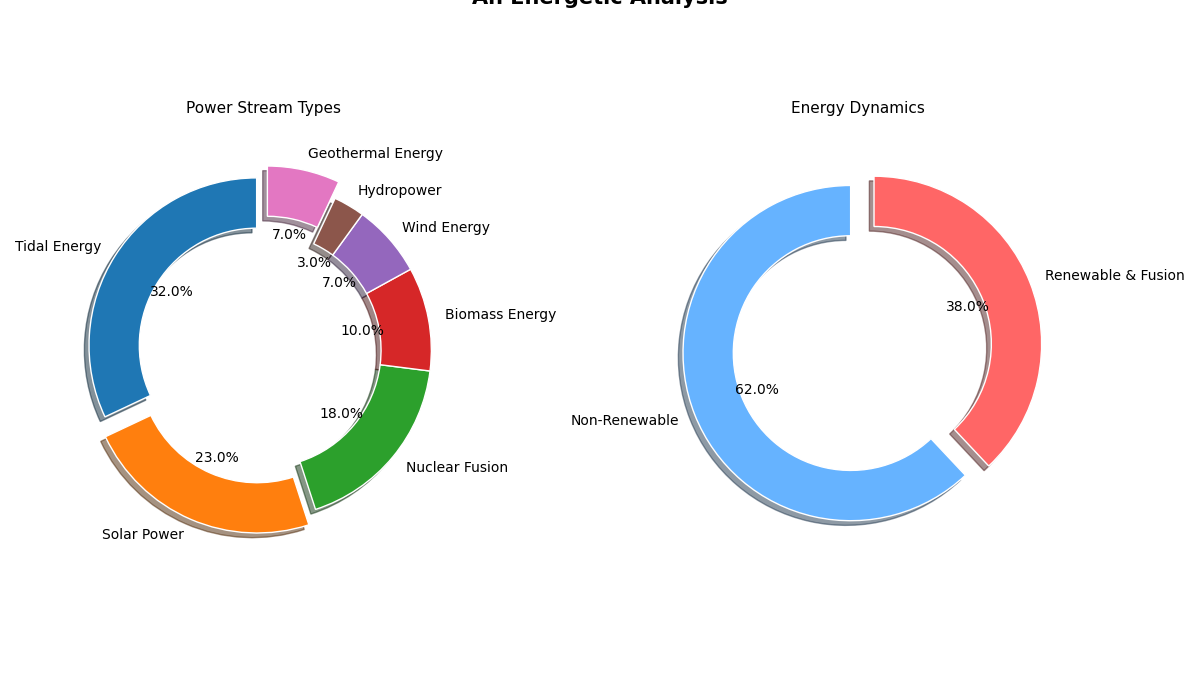

This figure's Python source:
import matplotlib.pyplot as plt
import numpy as np

# Changed chart's main title and subtitle
title = "2023's Global Energy Pie!"
subtitle = "An Energetic Analysis"

# Manually shuffling the labels for clean energy sources
clean_energy_sources = [
    'Tidal Energy',
    'Solar Power',
    'Nuclear Fusion',
    'Biomass Energy',
    'Wind Energy',
    'Hydropower',
    'Geothermal Energy'
]

market_share = [32, 23, 18, 10, 7, 3, 7]

new_colors = ['#1f77b4', '#ff7f0e', '#2ca02c', '#d62728', '#9467bd', '#8c564b', '#e377c2']
explode = (0.05, 0.1, 0, 0, 0, 0, 0.1)

def create_donut(chart_title, sources, market_share, colors, explode):
    fig, ax = plt.subplots(figsize=(10, 7))
    wedges, texts, autotexts = ax.pie(
        market_share, labels=sources, autopct='%1.1f%%', startangle=90,
        colors=colors, explode=explode, shadow=True, wedgeprops=dict(width=0.3, edgecolor='w')
    )
    
    ax.set_title(chart_title, fontsize=13, fontweight='regular', pad=20)
    # Changed legend title
    ax.legend(wedges, sources, title="Eco Power Types", loc="upper right", bbox_to_anchor=(1.1, 1), fontsize=9)

    plt.tight_layout()
    plt.show()

def create_comparison_donut_chart():
    fig, (ax1, ax2) = plt.subplots(1, 2, figsize=(12, 7))

    # Manually shuffling the energy types
    energy_types = ['Non-Renewable', 'Renewable & Fusion']
    energy_percentages = [62, 38]

    ax1.pie(
        market_share, labels=clean_energy_sources, autopct='%1.1f%%', startangle=90,
        colors=new_colors, explode=explode, shadow=True, wedgeprops=dict(width=0.3, edgecolor='w')
    )
    ax1.set_title("Power Stream Types", fontsize=11, fontweight='regular', pad=20)

    ax2.pie(
        energy_percentages, labels=energy_types, autopct='%1.1f%%', startangle=90,
        colors=['#66b3ff', '#ff6666'], explode=(0.05, 0.1), shadow=True, wedgeprops=dict(width=0.3, edgecolor='w')
    )
    ax2.set_title("Energy Dynamics", fontsize=11, fontweight='regular', pad=20)

    plt.tight_layout()
    plt.suptitle(f"{title}\n{subtitle}", fontsize=15, fontweight='bold', y=1.05)
    plt.show()

create_donut(title, clean_energy_sources, market_share, new_colors, explode)
create_comparison_donut_chart()
